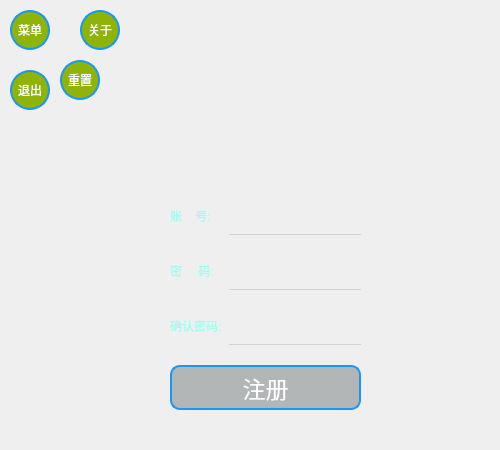
<?xml version="1.0" encoding="UTF-8"?>
<ui version="4.0">
 <class>Form</class>
 <widget class="QWidget" name="Form">
  <property name="geometry">
   <rect>
    <x>0</x>
    <y>0</y>
    <width>500</width>
    <height>450</height>
   </rect>
  </property>
  <property name="minimumSize">
   <size>
    <width>500</width>
    <height>450</height>
   </size>
  </property>
  <property name="maximumSize">
   <size>
    <width>500</width>
    <height>450</height>
   </size>
  </property>
  <property name="windowTitle">
   <string>Form</string>
  </property>
  <property name="styleSheet">
   <string notr="true">QWidget#Form{
	border-image: url(:/register/images/register_background.jpg);
}
QPushButton {
	color:white;
		
	background-color: rgb(144, 255, 231);
	border:2px solid rgb(21, 152, 249);
	border-radius:200px;
}
QPushButton:hover {
	border:4px double rgb(247, 252, 250);
}
QPushButton:checked {
	background-color: rgb(195, 255, 104);
}</string>
  </property>
  <widget class="QPushButton" name="main_menue_btn">
   <property name="geometry">
    <rect>
     <x>10</x>
     <y>10</y>
     <width>40</width>
     <height>40</height>
    </rect>
   </property>
   <property name="styleSheet">
    <string notr="true">border-radius:20px;
background-color: rgb(144, 180, 5);
font: 13pt &quot;Baoli SC&quot;;</string>
   </property>
   <property name="text">
    <string>菜单</string>
   </property>
   <property name="checkable">
    <bool>true</bool>
   </property>
  </widget>
  <widget class="QPushButton" name="exit_menue_btn">
   <property name="geometry">
    <rect>
     <x>10</x>
     <y>70</y>
     <width>40</width>
     <height>40</height>
    </rect>
   </property>
   <property name="styleSheet">
    <string notr="true">border-radius:20px;
background-color: rgb(144, 180, 5);
font: 13pt &quot;Baoli SC&quot;;</string>
   </property>
   <property name="text">
    <string>退出</string>
   </property>
  </widget>
  <widget class="QPushButton" name="reset_menue_btn">
   <property name="geometry">
    <rect>
     <x>60</x>
     <y>60</y>
     <width>40</width>
     <height>40</height>
    </rect>
   </property>
   <property name="styleSheet">
    <string notr="true">border-radius:20px;
background-color: rgb(144, 180, 5);
font: 13pt &quot;Baoli SC&quot;;</string>
   </property>
   <property name="text">
    <string>重置</string>
   </property>
  </widget>
  <widget class="QPushButton" name="about_menue_btn">
   <property name="geometry">
    <rect>
     <x>80</x>
     <y>10</y>
     <width>40</width>
     <height>40</height>
    </rect>
   </property>
   <property name="styleSheet">
    <string notr="true">border-radius:20px;
background-color: rgb(144, 180, 5);
font: 13pt &quot;Baoli SC&quot;;</string>
   </property>
   <property name="text">
    <string>关于</string>
   </property>
  </widget>
  <widget class="QWidget" name="layoutWidget">
   <property name="geometry">
    <rect>
     <x>170</x>
     <y>200</y>
     <width>191</width>
     <height>212</height>
    </rect>
   </property>
   <layout class="QFormLayout" name="formLayout">
    <property name="horizontalSpacing">
     <number>7</number>
    </property>
    <property name="verticalSpacing">
     <number>20</number>
    </property>
    <item row="0" column="0">
     <widget class="QLabel" name="label">
      <property name="styleSheet">
       <string notr="true">color: rgb(154, 255, 240);</string>
      </property>
      <property name="text">
       <string>账    号:</string>
      </property>
     </widget>
    </item>
    <item row="0" column="1">
     <widget class="QLineEdit" name="account_le">
      <property name="minimumSize">
       <size>
        <width>0</width>
        <height>35</height>
       </size>
      </property>
      <property name="styleSheet">
       <string notr="true">background-color: transparent;
color: rgb(255, 255, 255);
border:none;
border-bottom:1px solid lightgray;</string>
      </property>
      <property name="text">
       <string/>
      </property>
      <property name="clearButtonEnabled">
       <bool>true</bool>
      </property>
     </widget>
    </item>
    <item row="1" column="0">
     <widget class="QLabel" name="label_2">
      <property name="styleSheet">
       <string notr="true">color: rgb(154, 255, 240);</string>
      </property>
      <property name="text">
       <string>密     码:</string>
      </property>
     </widget>
    </item>
    <item row="1" column="1">
     <widget class="QLineEdit" name="password_le">
      <property name="minimumSize">
       <size>
        <width>0</width>
        <height>35</height>
       </size>
      </property>
      <property name="styleSheet">
       <string notr="true">color:rgb(255, 255, 255);
background-color: transparent;
border:none;
border-bottom:1px solid lightgray;</string>
      </property>
      <property name="text">
       <string/>
      </property>
      <property name="clearButtonEnabled">
       <bool>true</bool>
      </property>
     </widget>
    </item>
    <item row="2" column="0">
     <widget class="QLabel" name="label_3">
      <property name="styleSheet">
       <string notr="true">color: rgb(154, 255, 240);</string>
      </property>
      <property name="text">
       <string>确认密码:</string>
      </property>
     </widget>
    </item>
    <item row="2" column="1">
     <widget class="QLineEdit" name="confirm_le">
      <property name="minimumSize">
       <size>
        <width>0</width>
        <height>35</height>
       </size>
      </property>
      <property name="styleSheet">
       <string notr="true">background-color: transparent;
color: rgb(255, 255, 255);
border:none;
border-bottom:1px solid lightgray;</string>
      </property>
      <property name="text">
       <string/>
      </property>
      <property name="clearButtonEnabled">
       <bool>true</bool>
      </property>
     </widget>
    </item>
    <item row="3" column="0" colspan="2">
     <widget class="QPushButton" name="register_btn">
      <property name="enabled">
       <bool>false</bool>
      </property>
      <property name="sizePolicy">
       <sizepolicy hsizetype="Preferred" vsizetype="Fixed">
        <horstretch>0</horstretch>
        <verstretch>0</verstretch>
       </sizepolicy>
      </property>
      <property name="minimumSize">
       <size>
        <width>0</width>
        <height>45</height>
       </size>
      </property>
      <property name="font">
       <font>
        <pointsize>17</pointsize>
       </font>
      </property>
      <property name="styleSheet">
       <string notr="true">QPushButton {
	background-color: transparent;
color:white;
border-radius:10px;
}
QPushButton:hover {
	background-color: rgb(111, 255, 72);
}
QPushButton:pressed {
	background-color:rgb(254, 172, 66);
}
QPushButton:disabled {
	background-color:rgb(178, 182, 182);
}</string>
      </property>
      <property name="text">
       <string>注册</string>
      </property>
     </widget>
    </item>
   </layout>
  </widget>
  <zorder>exit_menue_btn</zorder>
  <zorder>reset_menue_btn</zorder>
  <zorder>about_menue_btn</zorder>
  <zorder>layoutWidget</zorder>
  <zorder>main_menue_btn</zorder>
 </widget>
 <resources>
  <include location="../images.qrc"/>
 </resources>
 <connections>
  <connection>
   <sender>main_menue_btn</sender>
   <signal>clicked(bool)</signal>
   <receiver>Form</receiver>
   <slot>show_hide_menue()</slot>
   <hints>
    <hint type="sourcelabel">
     <x>35</x>
     <y>33</y>
    </hint>
    <hint type="destinationlabel">
     <x>152</x>
     <y>9</y>
    </hint>
   </hints>
  </connection>
  <connection>
   <sender>about_menue_btn</sender>
   <signal>clicked()</signal>
   <receiver>Form</receiver>
   <slot>about_lk()</slot>
   <hints>
    <hint type="sourcelabel">
     <x>99</x>
     <y>43</y>
    </hint>
    <hint type="destinationlabel">
     <x>191</x>
     <y>52</y>
    </hint>
   </hints>
  </connection>
  <connection>
   <sender>reset_menue_btn</sender>
   <signal>clicked()</signal>
   <receiver>Form</receiver>
   <slot>reset()</slot>
   <hints>
    <hint type="sourcelabel">
     <x>86</x>
     <y>92</y>
    </hint>
    <hint type="destinationlabel">
     <x>148</x>
     <y>82</y>
    </hint>
   </hints>
  </connection>
  <connection>
   <sender>exit_menue_btn</sender>
   <signal>clicked()</signal>
   <receiver>Form</receiver>
   <slot>exit_pane()</slot>
   <hints>
    <hint type="sourcelabel">
     <x>20</x>
     <y>100</y>
    </hint>
    <hint type="destinationlabel">
     <x>47</x>
     <y>128</y>
    </hint>
   </hints>
  </connection>
  <connection>
   <sender>register_btn</sender>
   <signal>clicked()</signal>
   <receiver>Form</receiver>
   <slot>check_register()</slot>
   <hints>
    <hint type="sourcelabel">
     <x>319</x>
     <y>391</y>
    </hint>
    <hint type="destinationlabel">
     <x>402</x>
     <y>378</y>
    </hint>
   </hints>
  </connection>
  <connection>
   <sender>account_le</sender>
   <signal>textChanged(QString)</signal>
   <receiver>Form</receiver>
   <slot>enable_register_btn()</slot>
   <hints>
    <hint type="sourcelabel">
     <x>331</x>
     <y>222</y>
    </hint>
    <hint type="destinationlabel">
     <x>421</x>
     <y>157</y>
    </hint>
   </hints>
  </connection>
  <connection>
   <sender>password_le</sender>
   <signal>textChanged(QString)</signal>
   <receiver>Form</receiver>
   <slot>enable_register_btn()</slot>
   <hints>
    <hint type="sourcelabel">
     <x>356</x>
     <y>272</y>
    </hint>
    <hint type="destinationlabel">
     <x>390</x>
     <y>268</y>
    </hint>
   </hints>
  </connection>
  <connection>
   <sender>confirm_le</sender>
   <signal>textChanged(QString)</signal>
   <receiver>Form</receiver>
   <slot>enable_register_btn()</slot>
   <hints>
    <hint type="sourcelabel">
     <x>348</x>
     <y>327</y>
    </hint>
    <hint type="destinationlabel">
     <x>382</x>
     <y>325</y>
    </hint>
   </hints>
  </connection>
 </connections>
 <slots>
  <slot>show_hide_menue()</slot>
  <slot>about_lk()</slot>
  <slot>reset()</slot>
  <slot>exit_pane()</slot>
  <slot>check_register()</slot>
  <slot>enable_register_btn()</slot>
 </slots>
</ui>
